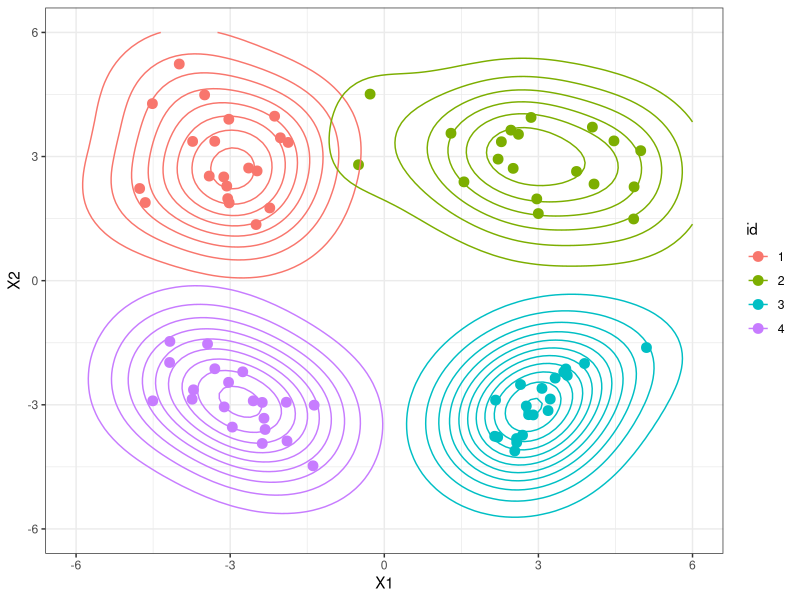
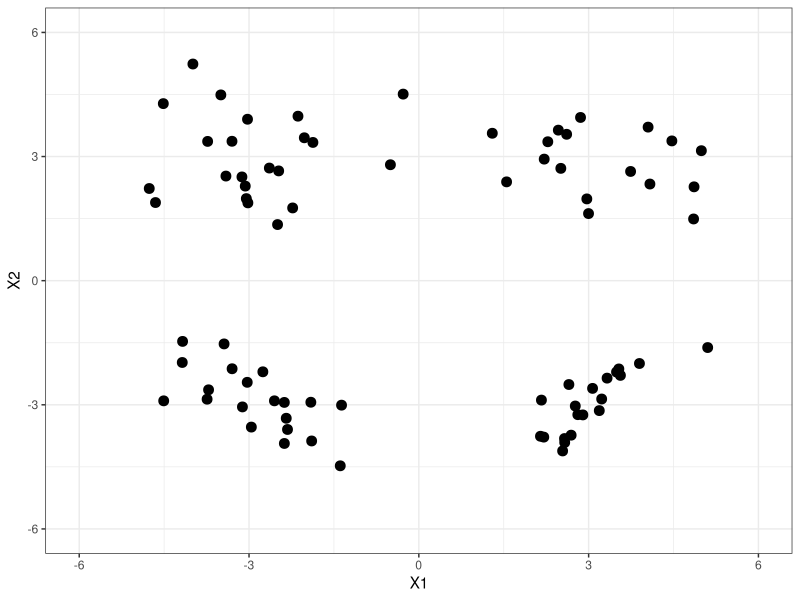

R code for these plots, in order: (Note: this script raises an error after producing the figures.)
## ---- chunk 1
library(mvtnorm)
library(ggplot2)
library(car) #for plotting ellipses
#library(plyr)
#library(MCMCpack)
## ---- chunk 2
genCluster<-function(n,id,mu=c(0,0),sigma=diag(2)){
  d<-data.frame(rmvnorm(n,mean=mu,sigma=sigma))
  d$id<-id
  return(d)
}

#upper left- isotropic
red<-genCluster(20,"1",mu=c(-3,3)) #sigma=cbind(c(2,-.5),c(-.5,2))
#upper right- stretched horizontally
blue<-genCluster(20,"2",c(3,3),sigma=matrix(c(1.5,0,0,.5),nrow=2))
#lower right- positive correlation
green<-genCluster(20,"3",c(3,-3),sigma=matrix(c(1,.8,.8,1),nrow=2))
#lower left- negative correlation
black<-genCluster(20,"4",c(-3,-3),sigma=matrix(c(1,-.8,-.8,1),nrow=2))
dat<-rbind(red,blue,green,black)
ggplot(data=dat,aes(x=X1,y=X2,color=id))+geom_point(size=3)+theme_bw()+geom_density2d(h=4)+xlim(-6,6)+ylim(-6,6)
ggplot(data=dat,aes(x=X1,y=X2))+geom_point(size=3)+theme_bw()+xlim(-6,6)+ylim(-6,6)
## ---- chunk 3
# rstick<-function(K,alpha){
#   # returns a truncated stick breaking vector of weights
#   # alpha is concentration parameter
#   # K is the number of weights, set K to a large value to more closely approximate the true stick breaking distribution
#   # large alpha-> few clusters
#   # small alpha-> many clusters
#   betas<-rbeta(K,1,alpha)
#   betas[K]<-1 #truncation part
#   lbetas<-log(betas)
#   log_cumsum_1minus_betas<-c(0,cumsum(log(1-betas))[1:K-1])
#   return(exp(lbetas+log_cumsum_1minus_betas))
# }
# # test this function
# stopifnot(sum(rstick(1,10))==1)

rstick<-function(alpha,categ_counts){
  # returns a truncated stick breaking vector of weights
  # alpha is (prior) concentration parameter
  # large alpha-> few clusters
  # small alpha-> many clusters
  # categ_counts is a vector of sufficient statistics
  # categ_counts[h] is number of data points observed in category "h"
  # categ_counts = sum_{i=1}^n I(Z_i=h)
  # set categ_counts=rep(0,K) to sample from the prior.
  K<-length(categ_counts)
  #compute parameter for second part of stick breaking betas
  #ss_gt = sum_{i=1}^n I(Z_i>h) for each of the categoris h=1...K
  ss_gt<-sum(categ_counts)-cumsum(categ_counts)
  betas<-rbeta(K,1+categ_counts,alpha+ss_gt)
  betas[K]<-1 #truncation part
  lbetas<-log(betas)
  log_cumsum_1minus_betas<-c(0,cumsum(log(1-betas))[1:K-1])
  return(exp(lbetas+log_cumsum_1minus_betas))
}
# test this function
stopifnot(sum(rstick_post(1,c(5,3,8))==1))

rdp_prior<-function(K,alpha,H){
  # return samples from a dirichlet process prior with concentration parameter alpha and base measure H.
  # uses stick breaking method rather than chinese restaurant process
  # truncates stick breaking after K clusters
  # calling H(K) should produce K random samples from distribution H
  # returns a list of probabilities and atoms
  # ie, one sample from rdp is a probability measure over the atoms
  pi_vals<-rstick(alpha,rep(0,K))
  atoms<-H(K)
  return(list(probs=pi_vals,atoms=atoms))
}

visualize_dp_1d<-function(alpha,H=rnorm,H_density=dnorm,K=100){
  # handy function for visualizing 1-dimensional DPs
  # "H_density" should be the density version of "H" for plotting
  test_dp<-data.frame(rdp_prior(K,alpha,H))
  ggbase<-ggplot(data=test_dp,aes(x=atoms,ymax=probs,ymin=0))+geom_linerange(size=2)+stat_function(fun=H_density,linetype=2)+ylab("probability density or mass")+theme_bw()
  return(ggbase)
}

visualize_dp_1d(1)+ggtitle("DP with Normal(0,1) Base Measure, alpha=1")
visualize_dp_1d(10)+ggtitle("DP with Normal(0,1) Base Measure, alpha=10")
## ---- chunk 4
rNW<-function(m,k,df,precision_matrix){
  # return a single sample from the normal-wishart distribution
  # m is mean parameter
  # k is related to "sample size" for mean. Large value==high confidence in m
  # precision_matrix is inverse of the covariance matrix
  # df is "sample size" for covariance matrix. Large value==high confidence
  # probability model:
  # Lambda ~ Wishart(precision_matrix,df)
  # equivalently, Sigma=Lambda^{-1}~ Inverse Wishart(S,nu=df+D+1) 
  # where D is dimensionality
  # mu|Sigma ~ Normal(m,(1/k)*S)
  #Lambda0<-solve(S)
  #stopifnot(df>0)
  D<-length(m)
  #stopifnot(all(dim(precision_matrix)==D))
  nu<-df+D+1
  Lambda<-drop(rWishart(1,df,precision_matrix))
  Sigma<-solve(Lambda)
  mean_sim<-drop(rmvnorm(1,m,Sigma/k))
  return(list(mean=mean_sim,precision=Lambda,cov=Sigma))
}
# test the function using strongly informative prior
nsim<-1000
vals<-replicate(nsim,rNW(c(5,-5),10,10,matrix(c(1,.5,.5,1),nrow=2)),simplify=FALSE)
rowMeans(sapply(vals,function(x){x$mean})) #should be (5,-5)
#empirical mean of precision matrices should be matrix(10,5,5,10)
Reduce("+",lapply(vals,function(x){x$precision}))/nsim
## ---- chunk 5
dp_gmm_prior<-function(N,K,alpha,m,k,df,precision_matrix,verbose=FALSE){
  # return N samples from DP mixture of gaussians
  # K is truncation level of stick breaking process (upper bound on #clusters)
  # alpha is concentration parameter 
  #gaussian base measure hyperparams m,k,df, and precision matrix defined in rNW function
  probs<-rstick(alpha,rep(0,K))
  params_unique<-replicate(K,rNW(m,k,df,precision_matrix),simplify=FALSE)
  params<-sample(params_unique,N,replace=TRUE,prob=probs)
  vals<-vapply(params,function(x){rmvnorm(1,x$mean,x$cov)},rep(0.0,length(m)))
  if(verbose) print(paste("Number of clusters=",length(unique(params))))
  attr(vals,"nclust")<-length(unique(params))
  return(t(vals))
}
vals<-dp_gmm_prior(1000,100,1,c(5,-5),.1,3,matrix(c(1,.5,.5,1),nrow=2),verbose=TRUE)
#colMeans(vals) #should be about c(5,-5)
plot(vals)
hist(vals[,1],probability=TRUE) #marginal of simulated data
curve(dnorm(x,mean=5,sd=3),from=-20,to=40,add=TRUE) #compare to base meas.
hist(vals[,2],probability=TRUE)
curve(dnorm(x,mean=-5,sd=3),from=-40,to=20,add=TRUE)
ggplot(data=data.frame(vals),aes(x=X1,y=X2))+geom_point(size=.5)+geom_density2d()+theme_bw()
#ggsave("DP_GMM.pdf")
## ---- chunk 6
# inputs:
# y is a matrix where each row is a data point
# alpha is the concentration parameter
# H is the base distribution
H<-NULL
alpha<-1
y<-as.matrix(dat[,1:2])
k0<-.01 #diffuse prior for means
D<-ncol(y)
nu0<-D+2 #diffuse prior for covariance matrix
# set other hyperparameters based on empirical bayes approach
ymean<-colMeans(y)
ycov<-cov(y)
m0<-ymean
S0<-ycov
S0_inv<-solve(S0)
# set base measure also by empirical bayes if not specified
if(is.null(H)) H<-function(n){rmvnorm(n,mean=ymean,sigma=S0)}
#update hyperparameters based on data
N<-nrow(y)
kn<-k0+N
mn <- (k0*m0+colSums(y))/kn
nun<-nu0+N
Sn<-S0+t(y)%*%y+k0*(m0 %o% m0) - kn*(mn %o% mn)
edat<-as.data.frame(ellipse(mn,Sn/(nun-D-1),radius=c(1,2)))
ggplot(data=dat)+geom_point(aes(x=X1,y=X2,color=id),size=2)+geom_path(data=edat,aes(x=x,y=y),linetype=2)
